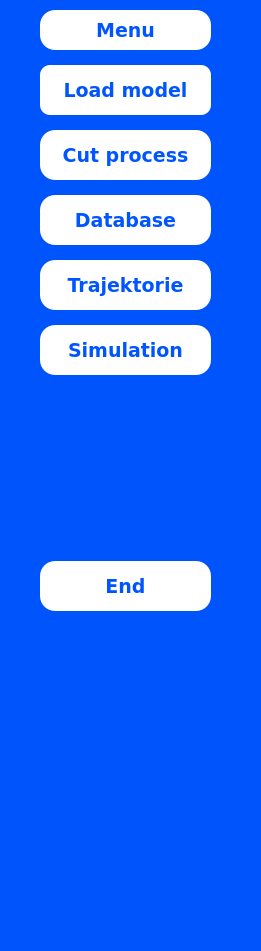
   <widget class="QWidget" name="side_bar" native="true">
    <property name="geometry">
     <rect>
      <x>0</x>
      <y>90</y>
      <width>261</width>
      <height>951</height>
     </rect>
    </property>
    <property name="styleSheet">
     <string notr="true">background-color: rgb(0, 84, 252);</string>
    </property>
    <widget class="QWidget" name="verticalLayoutWidget_2">
     <property name="geometry">
      <rect>
       <x>30</x>
       <y>0</y>
       <width>191</width>
       <height>621</height>
      </rect>
     </property>
     <layout class="QVBoxLayout" name="verticalLayout_3">
      <property name="spacing">
       <number>15</number>
      </property>
      <property name="leftMargin">
       <number>10</number>
      </property>
      <property name="topMargin">
       <number>10</number>
      </property>
      <property name="rightMargin">
       <number>10</number>
      </property>
      <property name="bottomMargin">
       <number>10</number>
      </property>
      <item>
       <widget class="QPushButton" name="Menu_btn">
        <property name="minimumSize">
         <size>
          <width>150</width>
          <height>40</height>
         </size>
        </property>
        <property name="font">
         <font>
          <family>Verdana</family>
          <pointsize>14</pointsize>
          <bold>true</bold>
         </font>
        </property>
        <property name="styleSheet">
         <string notr="true">color: rgb(0, 85, 255);
background-color: rgb(255, 255, 255);
border-radius: 15px;</string>
        </property>
        <property name="text">
         <string>Menu</string>
        </property>
        <property name="icon">
         <iconset>
          <normaloff>icons/home.svg</normaloff>icons/home.svg</iconset>
        </property>
        <property name="iconSize">
         <size>
          <width>25</width>
          <height>25</height>
         </size>
        </property>
        <property name="checkable">
         <bool>true</bool>
        </property>
        <property name="checked">
         <bool>false</bool>
        </property>
        <property name="autoDefault">
         <bool>false</bool>
        </property>
       </widget>
      </item>
      <item>
       <widget class="QPushButton" name="load_model_btn">
        <property name="minimumSize">
         <size>
          <width>150</width>
          <height>50</height>
         </size>
        </property>
        <property name="font">
         <font>
          <family>Verdana</family>
          <pointsize>14</pointsize>
          <bold>true</bold>
         </font>
        </property>
        <property name="styleSheet">
         <string notr="true">background-color: rgb(255, 255, 255);
color: rgb(0, 85, 255);
border-radius: 10px;</string>
        </property>
        <property name="text">
         <string>Load model</string>
        </property>
        <property name="icon">
         <iconset theme="QIcon::ThemeIcon::FolderOpen"/>
        </property>
        <property name="iconSize">
         <size>
          <width>25</width>
          <height>25</height>
         </size>
        </property>
        <property name="checkable">
         <bool>true</bool>
        </property>
       </widget>
      </item>
      <item>
       <widget class="QPushButton" name="cut_process_btn">
        <property name="minimumSize">
         <size>
          <width>150</width>
          <height>50</height>
         </size>
        </property>
        <property name="font">
         <font>
          <family>Verdana</family>
          <pointsize>14</pointsize>
          <bold>true</bold>
         </font>
        </property>
        <property name="styleSheet">
         <string notr="true">background-color: rgb(255, 255, 255);
color: rgb(0, 85, 255);
border-radius: 15px;</string>
        </property>
        <property name="text">
         <string>Cut process</string>
        </property>
        <property name="icon">
         <iconset>
          <normaloff>../scissor_logo.png</normaloff>../scissor_logo.png</iconset>
        </property>
        <property name="iconSize">
         <size>
          <width>25</width>
          <height>25</height>
         </size>
        </property>
        <property name="checkable">
         <bool>true</bool>
        </property>
       </widget>
      </item>
      <item>
       <widget class="QPushButton" name="database_btn">
        <property name="minimumSize">
         <size>
          <width>150</width>
          <height>50</height>
         </size>
        </property>
        <property name="font">
         <font>
          <family>Verdana</family>
          <pointsize>14</pointsize>
          <bold>true</bold>
         </font>
        </property>
        <property name="styleSheet">
         <string notr="true">background-color: rgb(255, 255, 255);
color: rgb(0, 85, 255);
border-radius: 15px;</string>
        </property>
        <property name="text">
         <string>Database</string>
        </property>
        <property name="icon">
         <iconset>
          <normaloff>../database_log.png</normaloff>../database_log.png</iconset>
        </property>
        <property name="iconSize">
         <size>
          <width>25</width>
          <height>25</height>
         </size>
        </property>
        <property name="checkable">
         <bool>true</bool>
        </property>
       </widget>
      </item>
      <item>
       <widget class="QPushButton" name="trajektorie_btn">
        <property name="minimumSize">
         <size>
          <width>150</width>
          <height>50</height>
         </size>
        </property>
        <property name="font">
         <font>
          <family>Verdana</family>
          <pointsize>14</pointsize>
          <bold>true</bold>
         </font>
        </property>
        <property name="styleSheet">
         <string notr="true">background-color: rgb(255, 255, 255);
color: rgb(0, 85, 255);
border-radius: 15px;</string>
        </property>
        <property name="text">
         <string>Trajektorie</string>
        </property>
        <property name="icon">
         <iconset>
          <normaloff>icons/line_traj.svg</normaloff>icons/line_traj.svg</iconset>
        </property>
        <property name="iconSize">
         <size>
          <width>25</width>
          <height>25</height>
         </size>
        </property>
        <property name="checkable">
         <bool>true</bool>
        </property>
       </widget>
      </item>
      <item>
       <widget class="QPushButton" name="simulation_btn">
        <property name="sizePolicy">
         <sizepolicy hsizetype="Preferred" vsizetype="Fixed">
          <horstretch>0</horstretch>
          <verstretch>0</verstretch>
         </sizepolicy>
        </property>
        <property name="minimumSize">
         <size>
          <width>150</width>
          <height>50</height>
         </size>
        </property>
        <property name="font">
         <font>
          <family>Verdana</family>
          <pointsize>14</pointsize>
          <bold>true</bold>
         </font>
        </property>
        <property name="styleSheet">
         <string notr="true">background-color: rgb(255, 255, 255);
color: rgb(0, 85, 255);
border-radius: 15px;</string>
        </property>
        <property name="text">
         <string>Simulation</string>
        </property>
        <property name="icon">
         <iconset>
          <normaloff>icons/play_button.svg</normaloff>icons/play_button.svg</iconset>
        </property>
        <property name="iconSize">
         <size>
          <width>25</width>
          <height>25</height>
         </size>
        </property>
        <property name="checkable">
         <bool>true</bool>
        </property>
       </widget>
      </item>
      <item>
       <spacer name="verticalSpacer">
        <property name="orientation">
         <enum>Qt::Orientation::Vertical</enum>
        </property>
        <property name="sizeHint" stdset="0">
         <size>
          <width>20</width>
          <height>40</height>
         </size>
        </property>
       </spacer>
      </item>
      <item>
       <widget class="QPushButton" name="end_btn">
        <property name="minimumSize">
         <size>
          <width>150</width>
          <height>50</height>
         </size>
        </property>
        <property name="font">
         <font>
          <family>Verdana</family>
          <pointsize>14</pointsize>
          <bold>true</bold>
         </font>
        </property>
        <property name="styleSheet">
         <string notr="true">background-color: rgb(255, 255, 255);
color: rgb(0, 85, 255);
border-radius: 15px;</string>
        </property>
        <property name="text">
         <string>End</string>
        </property>
        <property name="icon">
         <iconset theme="QIcon::ThemeIcon::SystemShutdown"/>
        </property>
        <property name="iconSize">
         <size>
          <width>25</width>
          <height>25</height>
         </size>
        </property>
        <property name="checkable">
         <bool>true</bool>
        </property>
        <property name="checked">
         <bool>false</bool>
        </property>
       </widget>
      </item>
     </layout>
    </widget>
   </widget>
